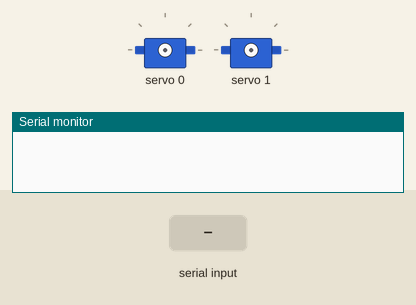
Recording of a sketch running on a simulated Arduino Uno, built with avr-gcc and run on an emulated ATmega328P. Parts: 2 × servo, the last lines printed to the serial monitor. The test bench sets the inputs (shaded band).

Above: at 1.2 s.
1.3 s: "90,45\n" received over Serial
2.8 s: "30,150\n" received over Serial
At 3.3 s:
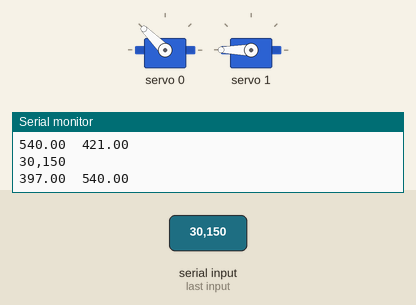
5.8 s: "1,90\n" received over Serial
At 6.3 s:
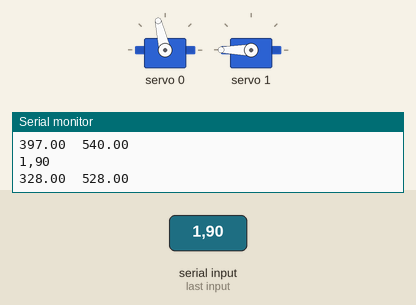
Timing chart, 0 to 8.8 s (numbered marks = the images above; inputs shaded):
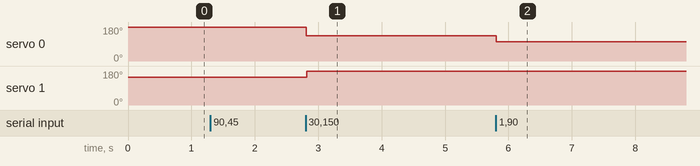

The sketch:

FK_Task01.ino
```cpp
//Kinematics: Task01 FK

//Specification of PWM limits (for servo: TGY 50090M Servo):
//Please enter the servo min and max limits for servo 1 and 2 here
//You can find the corresponding limits on a note in your EDMO-box
int SERVOMIN[]  {112, 112}; //{min Servo1, min Servo 2} ->this is the 'minimum' pulse length count (out of 4096) for each servo
int SERVOMAX[]  {540, 540}; //{max Servo1, max Servo 2} ->this is the 'maximum' pulse length count (out of 4096) for each servo

#define NUM_MOTORS 2 // for now we only use two joints simultaneously
#define LEFTEND -90 // Lower limit of servo angular range -> corresponds to SERVOMIN value
#define RIGHTEND 90 // Upper limit of servo angular range -> corresponds to SERVOMAX value

#include <string.h>
#include <stdlib.h>
#include <Servo.h>
#include <Wire.h>
#include <Adafruit_PWMServoDriver.h>

float incoming[NUM_MOTORS]; //buffer
float pwmvalue[NUM_MOTORS]; //buffer
float calib[NUM_MOTORS]; // used to calibrate servo offsets
byte i = 0;
char record[100];
char recvchar;
byte indx = 0;
Adafruit_PWMServoDriver pwm = Adafruit_PWMServoDriver();

void setup()
{
  Serial.begin(9600);
  pwm.begin();
  pwm.setPWMFreq(50); //use 50Hz for new EDMOs with (digital) servo motors. Use 60Hz for old EDMOs with (analog) servo motors
  delay(10);
  zeroCalib();
  // offsets of angular positions to be determined by students for each motor
  setCalib(0,0); // offset for motor 0
  setCalib(1,-5); // offset for motor 1
  while(!Serial);
}

// main function
// receives bytes from Serial communication
// If full data packages is received, values are extracted
// If data package is correct, motor positions are being updated
void loop()
{
    if (Serial.available())
    {
        recvchar = Serial.read();
        if (recvchar != '\n')
        {
            record[indx++] = recvchar;
        }
        else if (recvchar == '\n')
        {
          record[indx] = '\0';
          indx = 0;
          Serial.println(record);
          getData(record); // extract motor positions from data package
          writeToMotor(); // write pwm values to motor
          printData(pwmvalue); // for bebugging send pwm values to monitor
        }

    }
}

// extract data from data packages
// expected format: VALUE KOMMA VALUE \n
void getData(char record[])
{
    i = 0;
    char *index = strtok(record, ",");
    while(index != NULL)
    {
        incoming[i++] = atof(index);
        index = strtok(NULL, ",");
    }
}

// update servo motor positions
void writeToMotor()
{
    if(i == NUM_MOTORS)
    {
        for (byte j = 0 ; j < NUM_MOTORS ; j++)
        {
          incoming[j] += calib[j];
          pwmvalue[j] = map(incoming[j],LEFTEND,RIGHTEND,SERVOMIN[j],SERVOMAX[j]);
          // do not remove this safety function to avoid hardware damages
          pwmvalue[j] = constrain(pwmvalue[j],SERVOMIN[j],SERVOMAX[j]);
          pwm.setPWM(j, 0, pwmvalue[j]); // function by Adafruit library
          delay(10);
        }
    }
    else
    {
        Serial.println("Enter correct number of values separated by commas!");
    }
}

// Print data
void printData(float data[])
{
    for (byte j = 0 ; j < NUM_MOTORS ; j++)
    {
      Serial.print(data[j]);
      Serial.print('\t');
    }
    Serial.println();
}

// Initialize all calibration values to zero
void zeroCalib()
{
    for (byte j = 0 ; j < NUM_MOTORS ; j++)
      calib[j] = 0;
}

// Update calibration value
void setCalib(int motor,int val)
{
    if(motor < NUM_MOTORS)
        calib[motor] = val;
    else
       Serial.println("Enter a valid motor number");
}
```

Measured:
- after the input at 2.8 s, servo 0: 180° → 135° at once; servo 1: 147° → 180° at once
- after the input at 5.8 s, servo 0: 135° → 103° at once
